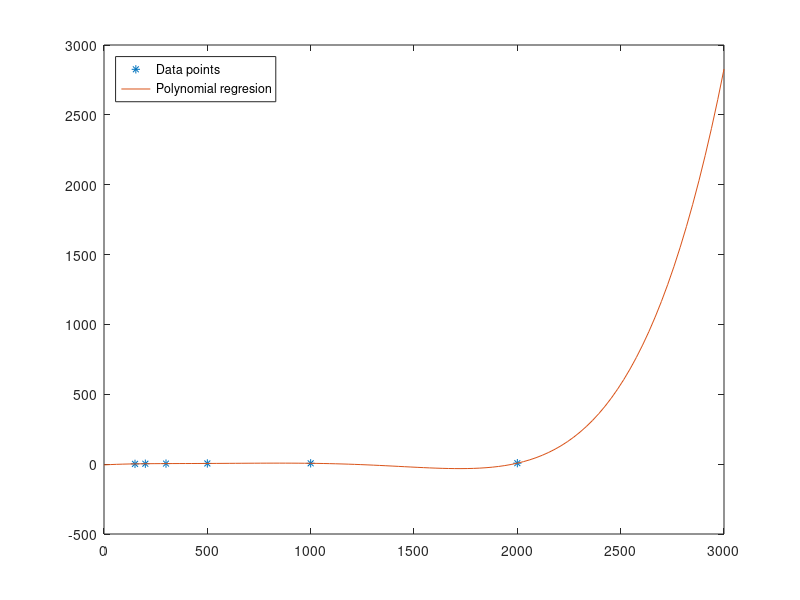

Reproduce this figure in MATLAB.
clf
clear all
close all

% Data points
alpha = [150 200 300 500 1000 2000]';
U = [2 3 4 5 6 7]';

% Polynomial interpolation
n = length(alpha)-1;
p = polyfit(alpha,U,n);
t = linspace(0,3000);
f = polyval(p,t);
plot(alpha,U,'*')
hold on
plot(t,f)
legend('Data points', 'Polynomial regresion', 'Location', 'northwest')